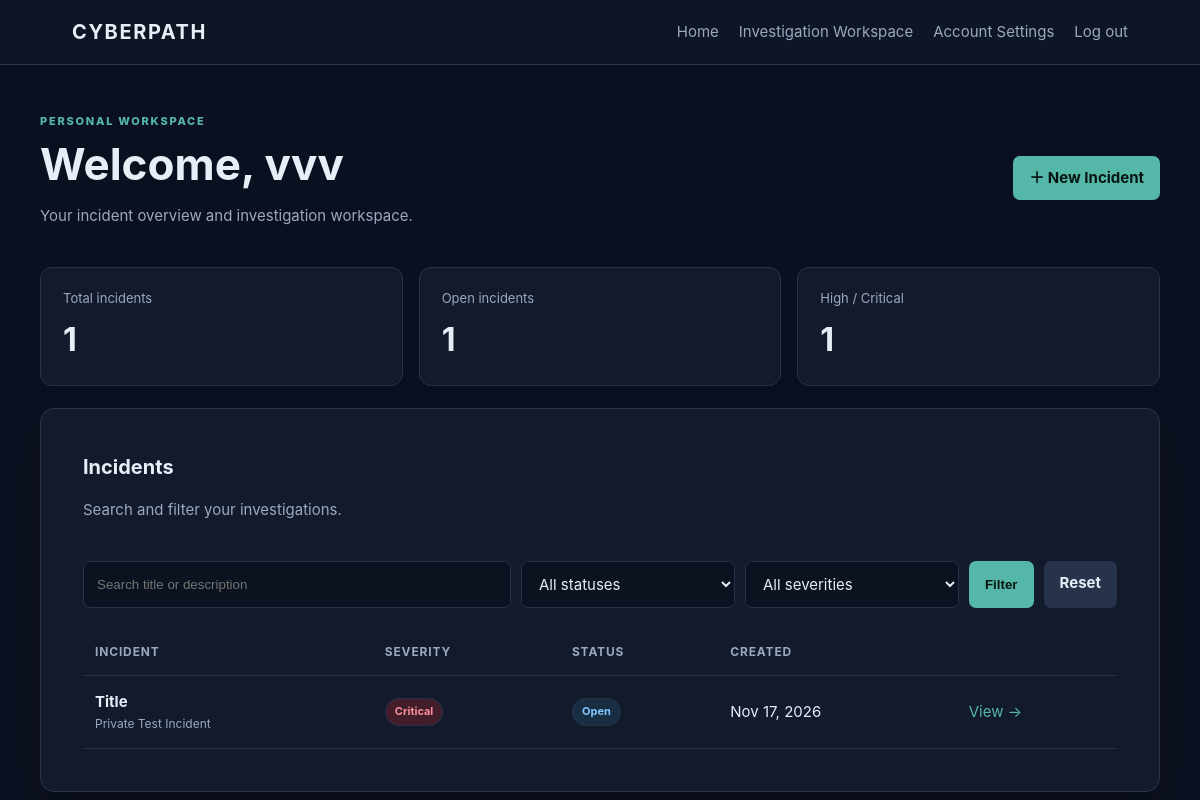
The page /dashboard (signed in) on the database its author committed.
### app/models.py (models this page shows, shortened)
class User(UserMixin, db.Model):
    id = db.Column(db.Integer, primary_key=True)
    username = db.Column(db.String(80), unique=True, nullable=False, index=True)
    email = db.Column(db.String(120), unique=True, nullable=False, index=True)
    password_hash = db.Column(db.String(256), nullable=False)
    created_at = db.Column(db.DateTime, nullable=False, default=datetime.utcnow)
    incidents = db.relationship(
        "Incident", back_populates="user", cascade="all, delete-orphan"
    )

class Incident(db.Model):
    id = db.Column(db.Integer, primary_key=True)
    title = db.Column(db.String(160), nullable=False)
    description = db.Column(db.Text, nullable=False, default="")
    severity = db.Column(db.String(30), nullable=False, default="Medium")
    status = db.Column(db.String(30), nullable=False, default="Open")
    created_at = db.Column(db.DateTime, nullable=False, default=datetime.utcnow)
    user_id = db.Column(db.Integer, db.ForeignKey("user.id"), nullable=False, index=True)
    user = db.relationship("User", back_populates="incidents")
    log_entries = db.relationship(
        "LogEntry", back_populates="incident", cascade="all, delete-orphan"
    )
    investigation_notes = db.relationship(
        "InvestigationNote", back_populates="incident", cascade="all, delete-orphan"
    )

### app/routes.py (the view)
@main.route("/dashboard")
@login_required
def dashboard():
    owned = Incident.query.filter_by(user_id=current_user.id)
    total_count = owned.count()
    open_count = owned.filter(Incident.status == "Open").count()
    priority_count = owned.filter(Incident.severity.in_(["High", "Critical"])).count()
    query = owned
    keyword = request.args.get("q", "").strip()
    status = request.args.get("status", "").strip()
    severity = request.args.get("severity", "").strip()
    if keyword:
        pattern = f"%{keyword}%"
        query = query.filter(or_(Incident.title.ilike(pattern), Incident.description.ilike(pattern)))
    if status in {"Open", "Investigating", "Closed"}:
        query = query.filter(Incident.status == status)
    else:
        status = ""
    if severity in {"Low", "Medium", "High", "Critical"}:
        query = query.filter(Incident.severity == severity)
    else:
        severity = ""
    incidents = query.order_by(Incident.created_at.desc()).all()
    return render_template("dashboard.html", incidents=incidents, total_count=total_count,
                           open_count=open_count, priority_count=priority_count,
                           q=keyword, status=status, severity=severity)

### app/__init__.py (called while the page is built)
@login_manager.user_loader
def load_user(user_id):
    from app.models import User
    try:
        return db.session.get(User, int(user_id))
    except (TypeError, ValueError):
        return None

### app/templates/dashboard.html (shortened to what this page needs)
{% extends "base.html" %}
{% block content %}
<div class="page-heading"><div><p class="eyebrow">PERSONAL WORKSPACE</p><h1>Welcome, {{ current_user.username }}</h1><p class="muted">Your incident overview and investigation workspace.</p></div><a class="button" href="{{ url_for('main.create_incident') }}">＋ New Incident</a></div>
<div class="stats-grid">
  <article class="stat-card"><span>Total incidents</span><strong>{{ total_count }}</strong></article>
  <article class="stat-card"><span>Open incidents</span><strong>{{ open_count }}</strong></article>
  <article class="stat-card"><span>High / Critical</span><strong>{{ priority_count }}</strong></article>
</div>
<section class="panel">
  <div class="section-heading"><div><h2>Incidents</h2><p class="muted">Search and filter your investigations.</p></div></div>
  <form class="filter-bar" method="get" action="{{ url_for('main.dashboard') }}">
    <input type="search" name="q" value="{{ q }}" placeholder="Search title or description" aria-label="Search incidents">
    <select name="status" aria-label="Filter by status"><option value="">All statuses</option></select>
    <select name="severity" aria-label="Filter by severity"><option value="">All severities</option></select>
    <button type="submit">Filter</button><a class="button button-secondary" href="{{ url_for('main.dashboard') }}">Reset</a>
  </form>
  {% if incidents %}
  <div class="table-wrap"><table><thead><tr><th>Incident</th><th>Severity</th><th>Status</th><th>Created</th><th></th></tr></thead><tbody>
  {% for incident in incidents %}<tr><td><a class="incident-title" href="{{ url_for('main.incident_detail', incident_id=incident.id) }}">{{ incident.title }}</a><div class="muted description-preview">{{ incident.description|truncate(100) }}</div></td><td><span class="badge severity-{{ incident.severity|lower }}">{{ incident.severity }}</span></td><td><span class="badge status-{{ incident.status|lower }}">{{ incident.status }}</span></td><td>{{ incident.created_at.strftime('%b %d, %Y') }}</td><td><a href="{{ url_for('main.incident_detail', incident_id=incident.id) }}">View →</a></td></tr>{% endfor %}
  </tbody></table></div>
  {% else %}<div class="empty-state"><h3>No incidents found</h3><p>{% if q or status or severity %}Try changing your search or filters.{% else %}Create your first incident to start an investigation.{% endif %}</p><a class="button" href="{{ url_for('main.create_incident') }}">Create an incident</a></div>{% endif %}
</section>
{% endblock %}

### app/templates/base.html (style rules this page uses)
:root { color-scheme: dark; --bg:#0b1020; --panel:#121a2b; --line:#26334a; --text:#e8eef8; --muted:#9aa9bf; --accent:#54b7a8; }
* { box-sizing:border-box; }
body { margin:0; min-height:100vh; background:var(--bg); color:var(--text); font:15px/1.6 Inter,system-ui,-apple-system,Segoe UI,sans-serif; }
a { color:var(--accent); text-decoration:none; }
button, .button { display:inline-block; border:0; border-radius:7px; padding:10px 16px; background:var(--accent); color:#071411 !important; font-weight:700; cursor:pointer; }
.panel { padding:clamp(24px,5vw,42px); border:1px solid var(--line); border-radius:14px; background:var(--panel); box-shadow:0 18px 50px #0003; }
h1 { margin:0 0 12px; font-size:clamp(30px,5vw,44px); line-height:1.15; }
p { color:var(--muted); }
input { width:100%; padding:12px 13px; border:1px solid var(--line); border-radius:7px; background:#0b1220; color:var(--text); }
select, textarea { width:100%; padding:12px 13px; border:1px solid var(--line); border-radius:7px; background:#0b1220; color:var(--text); font:inherit; }
.page-heading,.section-heading,.detail-heading { display:flex; justify-content:space-between; align-items:center; gap:20px; margin-bottom:24px; }
.page-heading h1 { margin-bottom:5px; }
.eyebrow { color:var(--accent); font-size:11px; font-weight:800; letter-spacing:.16em; margin:0 0 8px; }
.stats-grid { display:grid; grid-template-columns:repeat(3,1fr); gap:16px; margin-bottom:22px; }
.stat-card { padding:20px 22px; border:1px solid var(--line); border-radius:12px; background:var(--panel); }
.stat-card span { display:block; color:var(--muted); font-size:13px; }
.stat-card strong { display:block; margin-top:5px; font-size:32px; }
.panel { margin-bottom:20px; }
.panel h2 { margin:0 0 5px; font-size:20px; }
.filter-bar { display:grid; grid-template-columns:minmax(180px,2fr) 1fr 1fr auto auto; gap:10px; margin:20px 0; }
.filter-bar input,.filter-bar select { min-width:0; }
.button-secondary { background:#26334a; color:var(--text)!important; }
.table-wrap { overflow-x:auto; }
table { width:100%; border-collapse:collapse; text-align:left; }
th,td { padding:14px 12px; border-bottom:1px solid var(--line); white-space:nowrap; }
th { color:var(--muted); font-size:12px; text-transform:uppercase; letter-spacing:.07em; }
.incident-title { color:var(--text); font-weight:700; }
.description-preview { max-width:390px; font-size:12px; white-space:normal; }
.badge { display:inline-block; padding:4px 9px; border:1px solid var(--line); border-radius:99px; font-size:11px; font-weight:700; }
.severity-critical { color:#ff8e9b; background:#421e2a; }
.status-open { color:#83c7ff; background:#172e43; }
.muted { color:var(--muted); }

### rows shown on the page
User: username "vvv"
Incident: title "Title", description "Private Test Incident", severity "Critical", status "Open", created_at "Nov 17, 2026"

### other values the page prints
{{ total_count }} "1"
{{ open_count }} "1"
{{ priority_count }} "1"
